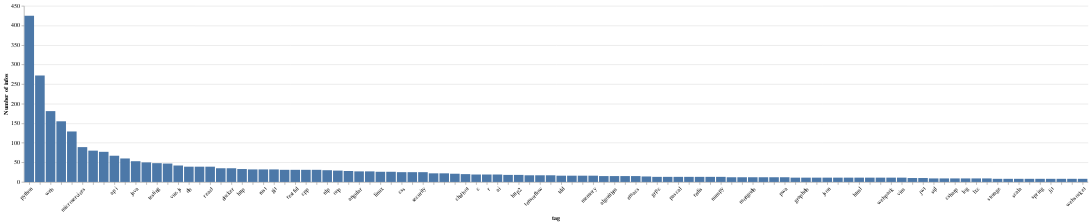

Write the Vega-Lite specification saved for this chart.
### Vega-Lite specification from a JSON file in a GitHub repository (floating-point values rounded to 4 significant figures)
{"$schema": "https://vega.github.io/schema/vega-lite/v5.json", "data": {"values": [{"tag": "python", "count": 425}, {"tag": "golang", "count": 272}, {"tag": "web", "count": 181}, {"tag": "javascript", "count": 155}, {"tag": "machine-learning", "count": 129}, {"tag": "microservices", "count": 89}, {"tag": "deep-learning", "count": 80}, {"tag": "neural-networks", "count": 77}, {"tag": "api", "count": 67}, {"tag": "data-science", "count": 60}, {"tag": "java", "count": 53}, {"tag": "node.js", "count": 50}, {"tag": "testing", "count": 48}, {"tag": "concurrency", "count": 47}, {"tag": "vue.js", "count": 42}, {"tag": "db", "count": 39}, {"tag": "system-architecture", "count": 39}, {"tag": "react", "count": 39}, {"tag": "compiler", "count": 35}, {"tag": "docker", "count": 35}, {"tag": "http", "count": 33}, {"tag": "kubernetes", "count": 32}, {"tag": "rust", "count": 32}, {"tag": "git", "count": 32}, {"tag": "django", "count": 31}, {"tag": "restful", "count": 31}, {"tag": "cpp", "count": 31}, {"tag": "data-visualization", "count": 31}, {"tag": "nlp", "count": 30}, {"tag": "oop", "count": 29}, {"tag": "kafka", "count": 28}, {"tag": "angular", "count": 27}, {"tag": "graphql", "count": 27}, {"tag": "linux", "count": 26}, {"tag": "programming", "count": 26}, {"tag": "css", "count": 25}, {"tag": "frontend", "count": 25}, {"tag": "security", "count": 25}, {"tag": "interpreter", "count": 22}, {"tag": "functional-programming", "count": 22}, {"tag": "distributed-system", "count": 21}, {"tag": "chatbot", "count": 20}, {"tag": "c", "count": 19}, {"tag": "r", "count": 19}, {"tag": "ai", "count": 19}, {"tag": "mysql", "count": 18}, {"tag": "http2", "count": 18}, {"tag": "debug", "count": 17}, {"tag": "tensorflow", "count": 17}, {"tag": "asyncio", "count": 17}, {"tag": "tdd", "count": 16}, {"tag": "pandas", "count": 16}, {"tag": "error-handling", "count": 16}, {"tag": "memory", "count": 16}, {"tag": "performance", "count": 15}, {"tag": "algorithm", "count": 15}, {"tag": "semantic-web", "count": 15}, {"tag": "emacs", "count": 15}, {"tag": "auth", "count": 14}, {"tag": "grpc", "count": 13}, {"tag": "computer-vision", "count": 13}, {"tag": "pascal", "count": 13}, {"tag": "statistics", "count": 13}, {"tag": "redis", "count": 13}, {"tag": "big-data", "count": 13}, {"tag": "numpy", "count": 13}, {"tag": "postgres", "count": 12}, {"tag": "refactoring", "count": 12}, {"tag": "mongodb", "count": 12}, {"tag": "programmer-development", "count": 12}, {"tag": "data-structure", "count": 12}, {"tag": "pwa", "count": 12}, {"tag": "finance", "count": 11}, {"tag": "graphdb", "count": 11}, {"tag": "asynchronous", "count": 11}, {"tag": "json", "count": 11}, {"tag": "cloud-computing", "count": 11}, {"tag": "web-scraping", "count": 11}, {"tag": "html", "count": 11}, {"tag": "spark", "count": 11}, {"tag": "blockchain", "count": 11}, {"tag": "webpack", "count": 11}, {"tag": "vim", "count": 11}, {"tag": "dotnet", "count": 10}, {"tag": "jwt", "count": 10}, {"tag": "sql", "count": 9}, {"tag": "stock", "count": 9}, {"tag": "csharp", "count": 9}, {"tag": "log", "count": 9}, {"tag": "lxc", "count": 9}, {"tag": "kotlin", "count": 9}, {"tag": "storage", "count": 8}, {"tag": "multithreading", "count": 8}, {"tag": "scala", "count": 8}, {"tag": "interface", "count": 8}, {"tag": "spring", "count": 8}, {"tag": "jit", "count": 8}, {"tag": "flask", "count": 8}, {"tag": "design-pattern", "count": 8}, {"tag": "websocket", "count": 8}]}, "mark": {"type": "bar", "tooltip": true}, "width": "container", "height": 420, "encoding": {"x": {"field": "tag", "type": "ordinal", "sort": "-y", "axis": {"labelAngle": -45, "labelLimit": 90, "labelOverlap": "greedy"}}, "y": {"field": "count", "type": "quantitative", "title": "Number of infos"}, "tooltip": [{"field": "tag", "type": "nominal"}, {"field": "count", "type": "quantitative"}]}, "config": {"axis": {"labelFontSize": 11}, "view": {"stroke": null}, "autosize": {"type": "fit", "contains": "padding"}}}
